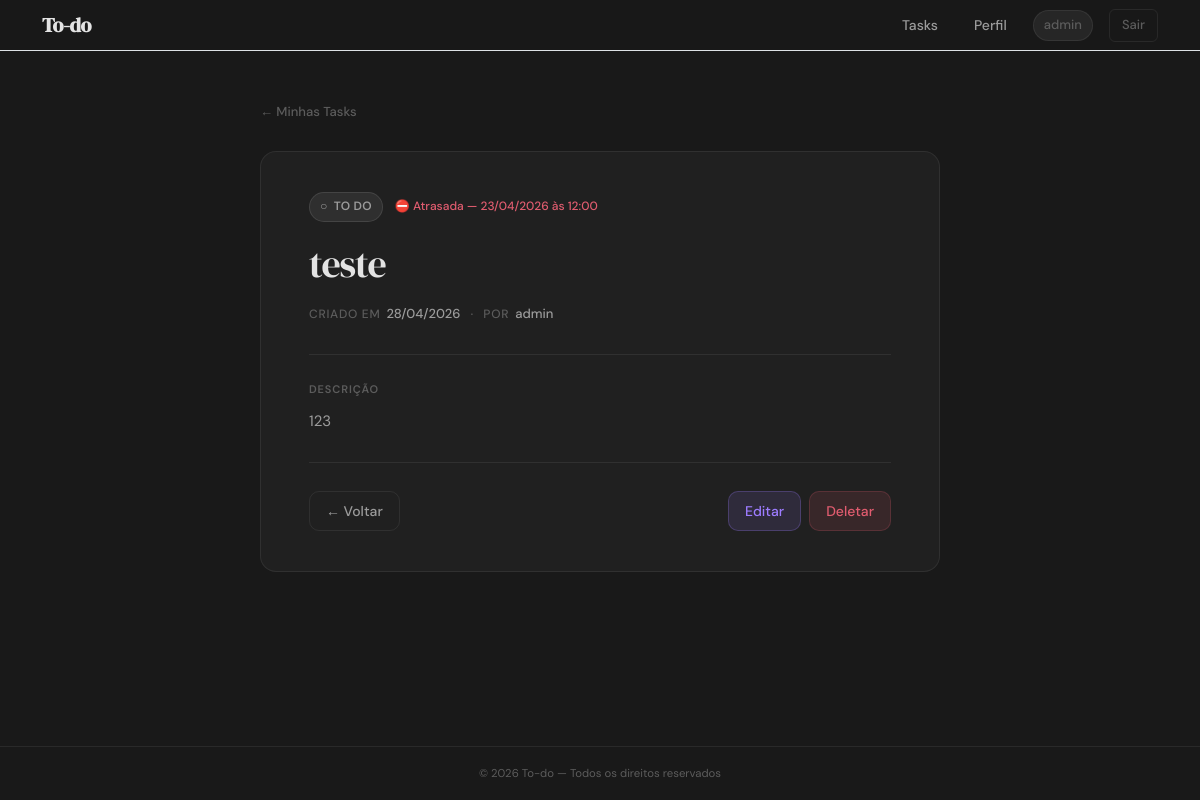
The page /tasks/26/ (signed in) on the database its author committed.
### accounts/models.py (models this page shows)
class User(AbstractUser):
    pass

### tasks/models.py (models this page shows, shortened)
class Task(models.Model):
    class Status(models.TextChoices):
        TODO = 'todo', _('To Do')
        DOING = 'doing', _('Doing')
        DONE = 'done', _('Done')
    title = models.CharField(_("Titulo"), max_length=150)
    description = models.TextField(_("Descrição"), blank=True)
    status = models.CharField(
        max_length=10,
        choices=Status,
        default=Status.TODO,
    )
    user = models.ForeignKey(
        settings.AUTH_USER_MODEL,
        on_delete=models.CASCADE,
        related_name="tasks"
    )
    created_at = models.DateTimeField(auto_now_add=True)
    due_at = models.DateTimeField(_("Prazo"), auto_now=False, auto_created=False, blank=True, null=True)
    @property
    def is_overdue(self):
        if not self.due_at:
            return False
        return self.due_at < timezone.now()
    def get_delete_url(self):
        return reverse('tasks:delete', kwargs={'pk': self.pk})

### tasks/views.py (the view)
# urls.py: path('<int:pk>/', views.task_detail, name="detail"),
@login_required(login_url="/accounts/login/")
def task_detail(request, pk):
    task = get_object_or_404(Task, pk=pk, user=request.user)
    return render(request, 'tasks/task_detail.html', {
        'task': task
    })

### tasks/templates/tasks/task_detail.html (shortened to what this page needs)
{% extends "base.html" %}
{% block content %}
<div class="detail-wrapper">
    <nav class="detail-breadcrumb">
        <a href="{% url 'tasks:list' %}" class="breadcrumb-link">
            ← Minhas Tasks
        </a>
    </nav>
    <article class="detail-doc">
        <div class="detail-status-row">
            <span class="task-status-badge status-{{ task.status }}">
                {% if task.status == 'todo' %}
                    ○ &nbsp;To Do
                {% elif task.status == 'doing' %}
                    ◑ &nbsp;Doing
                {% else %}
                    ● &nbsp;Done
                {% endif %}
            </span>
            {% if task.due_at %}
                <span class="detail-due
                    {% if task.is_overdue %} due-overdue
                    {% elif task.is_today %} due-today
                    {% else %} due-ok
                    {% endif %}">
                    {% if task.is_overdue %}
                        ⛔ Atrasada —
                    {% elif task.is_today %}
                        🔥 Hoje —
                    {% else %}
                        ✔ Prazo —
                    {% endif %}
                    {{ task.due_at|date:"d/m/Y \à\s H:i" }}
                </span>
            {% endif %}
        </div>
        <h1 class="detail-title">{{ task.title }}</h1>
        <div class="detail-meta-line">
            <span class="meta-item">
                <span class="meta-label">Criado em</span>
                <span class="meta-value">{{ task.created_at|date:"d/m/Y" }}</span>
            </span>
            <span class="meta-sep">·</span>
            <span class="meta-item">
                <span class="meta-label">Por</span>
                <span class="meta-value">{{ task.user.username }}</span>
            </span>
        </div>
        <div class="detail-divider"></div>
        <section class="detail-section">
            <h6 class="detail-section-label">Descrição</h6>
            <div class="detail-body">
                {% if task.description %}
                    {{ task.description|linebreaksbr }}
                {% else %}
                    <span class="detail-empty">Nenhuma descrição adicionada.</span>
                {% endif %}
            </div>
        </section>
        <div class="detail-divider"></div>
        <footer class="detail-footer">
            <a href="{% url 'tasks:list' %}" class="btn-secondary-ui">
                ← Voltar
            </a>
            <div class="d-flex gap-2">
                <a href="{% url "tasks:edit" task.id %}" class="btn-primary-ui-outline">
                    Editar
                </a>
                <button
                    type="button"
                    class="btn-danger-ui"
                    data-bs-toggle="modal"
                    data-bs-target="#deleteModal">
                    Deletar
                </button>
            </div>
        </footer>
    </article>
</div>
{% endblock %}

### globals/templates/partials/_navbar.html (shortened to what this page needs)
<nav class="app-navbar py-2 border-bottom">
  <div class="container d-flex align-items-center justify-content-between">
    <a class="app-brand fw-bold text-decoration-none" href="{% url 'index' %}">
      To-do
    </a>
    <div class="menu d-flex justify-content-between align-items-center gap-3">
      {% if user.is_authenticated %}
        <a class="nav-link-custom" href="{% url 'tasks:list' %}">
          Tasks
        </a>
        <a class="nav-link-custom" href="{% url 'accounts:profile' %}">
          Perfil
        </a>
        <span class="nav-user">
          {{ user.username }}
        </span>
        <form method="post" action="{% url 'accounts:logout' %}">
          <button class="btn-logout" type="submit">
            Sair
          </button>
        </form>
      {% endif %}
    </div>
  </div>
</nav>

### globals/static/globals/css/base.css (style rules this page uses)
:root { --bg: #191919; --surface: #202020; --surface-2: #262626; --surface-3: #2e2e2e; --text: #e3e3e3; --text-sub: #9b9b9b; --text-faint: #5c5c5c; --primary: #9d7cff; --primary-dim: rgba(157, 124, 255, 0.12); --primary-hover:#b89fff; --success: #5dbea3; --warning: #e8a24b; --danger: #e05c6f; --danger-dim: rgba(224, 92, 111, 0.12); --border: rgba(255, 255, 255, 0.07); --border-focus: rgba(157, 124, 255, 0.50); --radius-sm: 6px; --radius: 10px; --radius-lg: 16px; --shadow-sm: 0 1px 3px rgba(0,0,0,0.4); --shadow: 0 4px 16px rgba(0,0,0,0.5); --ease: 0.18s ease; }
*, *::before, *::after { box-sizing: border-box; }
html { scroll-behavior: smooth; }
body { background: var(--bg); color: var(--text); font-family: 'DM Sans', system-ui, sans-serif; font-size: 15px; line-height: 1.6; font-weight: 400; -webkit-font-smoothing: antialiased; }
h1, h2, h3 { font-family: 'DM Serif Display', Georgia, serif; font-weight: 400; color: var(--text); letter-spacing: -0.02em; line-height: 1.2; }
h4, h5, h6 { font-family: 'DM Sans', sans-serif; font-weight: 600; color: var(--text); letter-spacing: -0.01em; }
a { color: inherit; text-decoration: none; transition: color var(--ease); }
.app-navbar { background: rgba(25, 25, 25, 0.85); backdrop-filter: blur(12px); -webkit-backdrop-filter: blur(12px); border-bottom: 1px solid var(--border); position: sticky; top: 0; z-index: 100; }
.app-brand { font-family: 'DM Serif Display', Georgia, serif; font-size: 20px; color: var(--text) !important; letter-spacing: -0.02em; }
.nav-link-custom { color: var(--text-sub); font-size: 14px; font-weight: 500; padding: 6px 10px; border-radius: var(--radius-sm); transition: all var(--ease); }
.nav-user { font-size: 13px; color: var(--text-faint); font-weight: 500; padding: 4px 10px; background: var(--surface-2); border: 1px solid var(--border); border-radius: 99px; }
.btn-secondary-ui { display: inline-flex; align-items: center; gap: 6px; background: transparent; color: var(--text-sub); font-size: 14px; font-weight: 500; font-family: 'DM Sans', sans-serif; padding: 8px 16px; border-radius: var(--radius); border: 1px solid var(--border); cursor: pointer; transition: all var(--ease); }
.btn-primary-ui-outline { display: inline-flex; align-items: center; background: var(--primary-dim); color: var(--primary); font-size: 14px; font-weight: 500; font-family: 'DM Sans', sans-serif; padding: 8px 16px; border-radius: var(--radius); border: 1px solid rgba(157, 124, 255, 0.25); cursor: pointer; transition: all var(--ease); }
.btn-danger-ui { display: inline-flex; align-items: center; background: var(--danger-dim); color: var(--danger); font-size: 14px; font-weight: 500; font-family: 'DM Sans', sans-serif; padding: 8px 16px; border-radius: var(--radius); border: 1px solid rgba(224, 92, 111, 0.20); cursor: pointer; transition: all var(--ease); }
.btn-logout { background: transparent; color: var(--text-faint); font-size: 13px; font-weight: 500; font-family: 'DM Sans', sans-serif; padding: 5px 12px; border-radius: var(--radius-sm); border: 1px solid var(--border); cursor: pointer; transition: all var(--ease); }
.task-status-badge { display: inline-flex; align-items: center; padding: 4px 10px; border-radius: 99px; font-size: 12px; font-weight: 600; white-space: nowrap; letter-spacing: 0.02em; text-transform: uppercase; }
.status-todo { background: rgba(155, 155, 155, 0.12); color: var(--text-sub); border: 1px solid rgba(155, 155, 155, 0.20); }

### rows shown on the page
User: username "admin"
Task: due_at "23/04/2026 às 12:00", title "teste", created_at "28/04/2026", user.username "admin", description "123"
